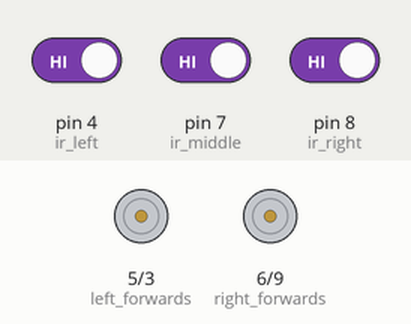
A sketch run on a simulated Arduino Uno, built with avr-gcc and run on an emulated ATmega328P. On the bench: motor-driver pin pairs drawn as motors (green arrow = first pin HIGH = forward, orange = second pin HIGH = backward, longer = more drive). The inputs (shaded band) are chosen by the test bench; at power-on: pin 4 (ir_left) HIGH, pin 8 (ir_right) HIGH, pin 7 (ir_middle) HIGH.

Above: at 1.2 s.
1.3 s: pin 4 (ir_left) driven LOW and pin 8 (ir_right) driven LOW
At 1.6 s:
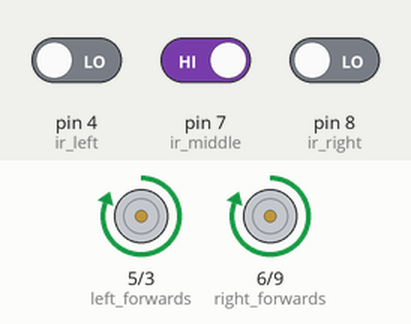
Timing chart, 0 to 4.3 s (numbered marks = the images above; inputs shaded):
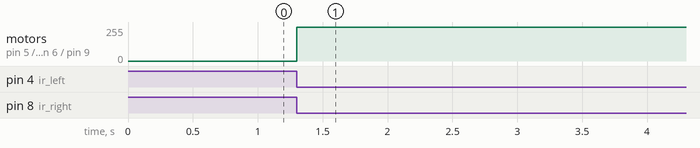

The sketch:

line-follower-template.ino
```cpp
//The pins for the motor driver
#define left_forwards 5
#define left_backwards 3
#define right_forwards 6
#define right_backwards 9

//The pins for the IR sensors
#define ir_left 4
#define ir_middle 7
#define ir_right 8

//The speed the motors will drive at. Max speed is 255, 0 turns motors off:
#define drive_speed 255

/*
TIPS:
-We are using "analogWrite" instead of "digitalWrite" so that we can control the motor speed
-Make sure your motor driver is plugged into PWM capable pins such as pins 3, 5, 6, and 9
-In order to make the robot do a specific action in each case, copy and paste the four lines of code from the first if statement, and then modify them accordingly. You need to update all four motor driver pins each time you want to change how the robot moves.
-If you leave the inside of an 'if' statement blank, the robot will continue moving the way it was before when it encounters that specific case
-Try to adjust the drive_speed variable so that your robot drives at the right speed. Note that there is a certain point below which the motors will not turn on
-Setting a pin to "drive_speed" makes it go at whatever speed you have specified in the above define statement, and setting it to 0 turns off the motor
-You can manually set a speed (for example, 200) inside an analogWrite statement, or set some variant of drive_speed (such as drive_speed/2)
*/


//The variables that store whether or not each sensor detected the line:
bool line_detected_left = 0;
bool line_detected_middle = 0;
bool line_detected_right = 0;

void setup() {
  //Set the IR sensor pins as inputs
  pinMode(ir_left, INPUT);
  pinMode(ir_middle, INPUT);
  pinMode(ir_right, INPUT);

  //Set the motor driver pins as outputs
  pinMode(left_forwards, OUTPUT);
  pinMode(left_backwards, OUTPUT);
  pinMode(right_forwards, OUTPUT);
  pinMode(right_backwards, OUTPUT);

}

void loop() {
  //First, we read the IR sensors and store the values in the line_detected variables
  line_detected_left = digitalRead(ir_left);
  line_detected_middle = digitalRead(ir_middle);
  line_detected_right = digitalRead(ir_right);

  if(!line_detected_left && line_detected_middle && !line_detected_right) //If just the middle sensor detects the line
  {
    analogWrite(left_forwards, drive_speed);
    analogWrite(left_backwards, 0);
    analogWrite(right_forwards, drive_speed);
    analogWrite(right_backwards, 0);
  }

  else if(line_detected_left && !line_detected_middle && !line_detected_right) //If just the left sensor detects the line
  {
    //Code goes here
  }

  else if(!line_detected_left && !line_detected_middle && line_detected_right) //If just the right sensor detects the line
  {
    //Code goes here
  }

  else if(line_detected_left && line_detected_middle && !line_detected_right) //If the left sensor and the middle sensor detect the line
  {
    //Code goes here
  }

  else if(!line_detected_left && line_detected_middle && line_detected_right) //If the right sensor and the middle sensor detect the line
  {
    //Code goes here
  }

  else if(line_detected_left && line_detected_middle && line_detected_right) //If all three sensors detect the line
  {
    //Code goes here
  }

  else //If none of the sensors detect the line
  {
    //Code goes here
  }
}
```

Measured:
- after the input at 1.3 s, motor on pin 5 (left_forwards) / pin 3 (left_backwards), motor on pin 6 (right_forwards) / pin 9 (right_backwards): stopped → forward 255/255 at once
